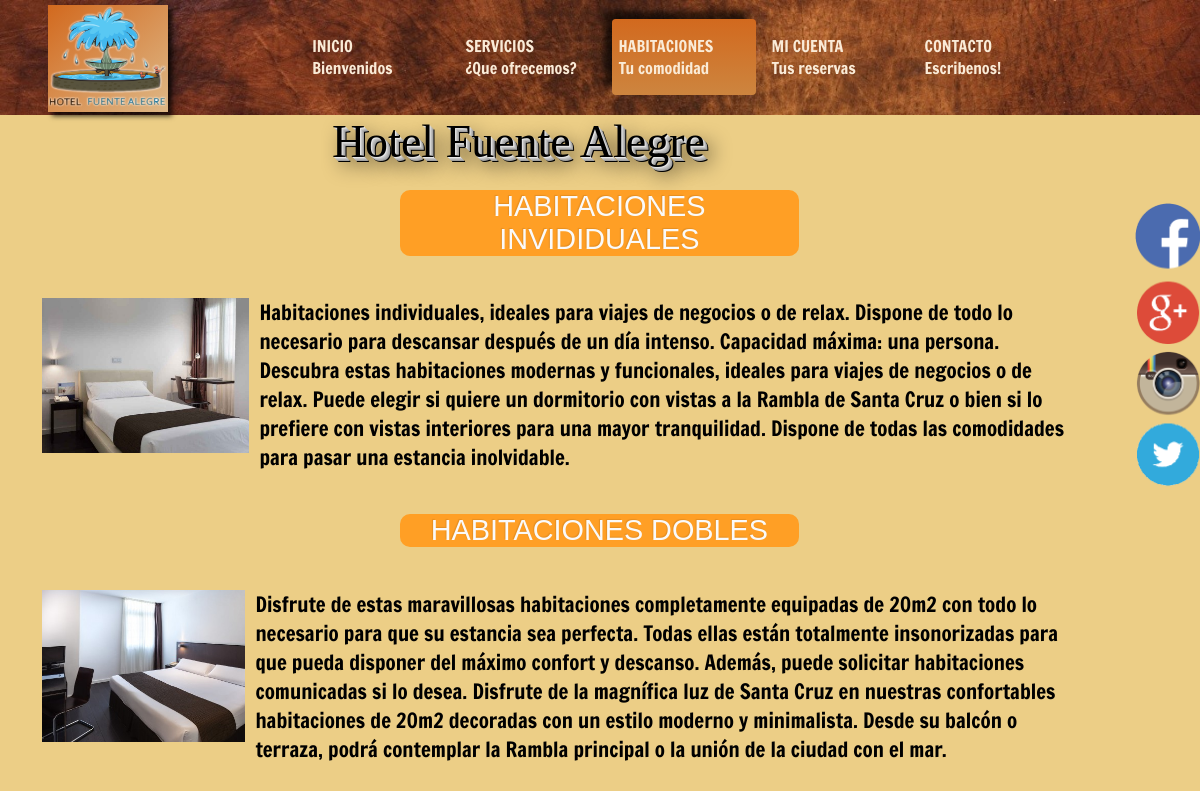
Screenshot of /Controller/usuario/tiposHabitaciones.php with the database file from the repository.
### tables this page shows
CREATE TABLE `imagen` (
  `codImagen` tinytext NOT NULL,
  `ruta` tinytext NOT NULL,
  `nombre` tinytext NOT NULL,
  `estado` tinytext
);

CREATE TABLE `texto` (
  `servicios` text NOT NULL,
  `comedor` text NOT NULL,
  `habIndividual` text NOT NULL,
  `habDoble` text NOT NULL,
  `nombreHotel` tinytext NOT NULL
);

### Controller/usuario/tiposHabitaciones.php (called while the page is built, shortened)
<?php
$conexion = HotelDB::connectDB();
$seleccion = "SELECT habIndividual, habDoble FROM texto";
$consulta = $conexion->query($seleccion);
$texto = $consulta->fetchObject();
require_once '../../Model/datosHotel.php';
$nombreHotel = datosHotel::getNombreDelHotel();
$idImgLogo = "logoHotel";
$logo = datosHotel::getNombreImagen($idImgLogo);
$idImagenSocial = array("facebook", "googlePlus", "instagram", "twitter");
    $estadoImg = array(
        'facebook' => datosHotel::getEstadoImagen($idImagenSocial[0]),
        'googlePlus' => datosHotel::getEstadoImagen($idImagenSocial[1]),
        'instagram' => datosHotel::getEstadoImagen($idImagenSocial[2]),
        'twitter' => datosHotel::getEstadoImagen($idImagenSocial[3]),
    );
    $idImagen2 = array("facebook", "googlePlus", "instagram", "twitter");
    $urlSociales = array(
        'facebook' => datosHotel::getUrlSocial($idImagen2[0]),
        'googlePlus' => datosHotel::getUrlSocial($idImagen2[1]),
        'instagram' => datosHotel::getUrlSocial($idImagen2[2]),
        'twitter' => datosHotel::getUrlSocial($idImagen2[3]),
    );
require_once '../../View/usuario/tiposHabitacionesView.php';

### Model/datosHotel.php (called while the page is built, shortened)
<?php
class datosHotel {
    public static function getNombreDelHotel(){
        $conexion = HotelDB::connectDB();
        $seleccion = "SELECT nombreHotel FROM texto" ;
        $consulta = $conexion->query($seleccion);
        $clientes = $consulta->fetchObject();
        return $clientes;
    }
    public static function getNombreImagen($idImagen){
        $conexion = HotelDB::connectDB();
        $seleccion = "SELECT nombre FROM imagen WHERE codImagen='" . $idImagen ."'";
        $consulta = $conexion->query($seleccion);
        $nombreImg= $consulta->fetchObject();
        return $nombreImg;
    }
    public static function getEstadoImagen($idImagen){
        $conexion = HotelDB::connectDB();
        $seleccion = "SELECT estado FROM imagen WHERE codImagen='" . $idImagen ."'";
        $consulta = $conexion->query($seleccion);
        $estadoImg= $consulta->fetchObject();
        return $estadoImg;
    }
    public static function getUrlSocial($idImagen){
        $conexion = HotelDB::connectDB();
        $seleccion = "SELECT ruta FROM imagen WHERE codImagen='" . $idImagen ."'";
        $consulta = $conexion->query($seleccion);
        $rutas= $consulta->fetchObject();
        return $rutas;
    }
}

### View/usuario/tiposHabitacionesView.php (the view, shortened to what this page needs)
<!DOCTYPE html>
<html lang="es">
    <head>
        <link rel="stylesheet" type="text/css" href="../../View/css/main.css">
        <link rel="stylesheet" type="text/css" href="http://code.ionicframework.com/ionicons/2.0.1/css/ionicons.min.css">
        <link rel="stylesheet" type="text/css" href="https://code.jquery.com/ui/1.12.1/themes/base/jquery-ui.css">
    </head>
    <body class="fondoCuerpo">
        <div class="cabecera">
            <div class="logoCabecera">
                <img src="../../View/img/uploads/<?=$logo->nombre?>" class="imgLogoResponsive">
            </div>
            <div class="flex-container space-between">
                <a href="../index.php" class="flex-item"><p>INICIO <br>Bienvenidos</p></a>
                <a href="servicios.php" class="flex-item"><p>SERVICIOS <br>¿Que ofrecemos?</p></a>
                <a href="tiposHabitaciones.php" class="flex-item seleccionado"><p>HABITACIONES <br>Tu comodidad</p></a>
                <a href="login.php" class="flex-item"><p>MI CUENTA <br>Tus reservas</p></a>
                <a href="contacto.php" class="flex-item"><p>CONTACTO <br>Escribenos!</p></a>
            </div>
        </div>
        <div class="contenedor">
            <div class="contenedorTexto">
                <span class="texto3D"><?= $nombreHotel->nombreHotel?></span>
            </div>
            <div class="redesSociales">
                <ul class="listaSocial">
                <?php
                    if($estadoImg['facebook']->estado == "habilitado"){
                        ?><a href="<?=$urlSociales['facebook']->ruta?>" target="_blank"><li><span id="elemento1"></span></li></a><?php
                    }
                    if($estadoImg['googlePlus']->estado == "habilitado"){
                        ?><a href="<?=$urlSociales['googlePlus']->ruta?>" target="_blank"><li><span id="elemento2"></span></li></a><?php
                    }
                    if($estadoImg['instagram']->estado == "habilitado"){
                        ?><a href="<?=$urlSociales['instagram']->ruta?>" target="_blank"><li><span id="elemento3"></span></li></a><?php
                    }
                    if($estadoImg['twitter']->estado == "habilitado"){
                        ?><a href="<?=$urlSociales['twitter']->ruta?>" target="_blank"><li><span id="elemento4"></span></li></a><?php
                    }
                ?>
              </ul>
            </div>
            <div class="tituloTabla">
                <span class="spanTituloTabla">Habitaciones Invididuales</span>
            </div>
            <div class="textoDescripciones" id="pag2Texto1">
                <?= $texto->habIndividual ?>
            </div>
            <div class="tituloTabla limpiarFloat">
                <span class="spanTituloTabla">Habitaciones Dobles</span>
            </div>
            <div class="limpiarFloat textoDescripciones textoDescripcionesBottom" id="pag2Texto2">
                <?= $texto->habDoble ?>
            </div>
        </div>
    </body>
</html>

### View/css/main.css (style rules this page uses)
body { margin: 0; }
.fondoCuerpo { background-color: #ecce86; }
a:link { text-decoration: none; }
.contenedor { width: 90%; }
.contenedorTexto { text-align: center; margin-right: 4%; margin-bottom: 1%; }
.texto3D { text-shadow: 1px 1px 0px #e6e6e6, 2px 2px 0px #c8c8c8, 3px 3px 0px #b4b4b4, 4px 4px 0px #a0a0a0, 5px 5px 0px black, 8px 8px 20px black; font-size: 46px; }
.redesSociales { width: 51px; float: right; left: 91%; position: fixed; }
#elemento1, #elemento2, #elemento3, #elemento4 { background-image: url("../img/spriteSocial.png"); background-position: 0px 0px; background-repeat: no-repeat; width: 72px; height: 96px; display: inline-block; vertical-align: middle; background-size: 100%; }
#elemento1 { background-position: 0px 5px; height: 82px; }
#elemento2 { background-position: 5px -209px; height: 71px; }
#elemento3 { background-position: 4px -74px; height: 71px; }
#elemento4 { background-position: 5px -142px; height: 71px; }
.listaSocial { list-style: none; }
div.tituloTabla { display: block; width: 37%; margin-left: 37%; margin-top: 2%; margin-bottom: 2%; background-color: #ff9f25; text-align: center; border-radius: 10px; }
.spanTituloTabla { color: #fafafa; font-size: 1.8rem; font-family: helvetica, arial, sans-serif; text-shadow: -1px -1px 1px rgba(0, 0, 0, 0.1); text-transform: uppercase; border-radius: 6px; }
.textoDescripciones { font-family: 'Francois One', sans-serif; font-size: 1.3rem; display: block; overflow: auto; margin-left: 3%; }
.textoDescripcionesBottom { margin-bottom: 5%; }
.limpiarFloat { clear: both; }
a { text-decoration: none; outline: 0; }
.cabecera { width: 100%; height: 115px; background: url("../img/marronHeader.jpg") no-repeat; background-size: 100% auto; }
.logoCabecera { width: 10%; height: auto; margin-left: 4%; margin-top: 0.4%; background: linear-gradient(to bottom right, Chocolate, BurlyWood); box-shadow: 4px 4px 5px 0px rgba(0, 0, 0, 0.75); float: left; }
.imgLogoResponsive { width: 100%; height: auto; }
.flex-container { height: 70px; padding: 5px; margin: auto; display: -webkit-flex; display: -ms-flexbox; display: flex; align-items: flex-end; }
.flex-item { display: inherit; width: 14%; height: auto; margin: 5px; margin-top: 4%; margin-bottom: -20px; border-radius: 4px; }
.seleccionado { background: linear-gradient(Chocolate, Peru); box-shadow: -8px -8px 6px 0px rgba(0, 0, 0, 0.68); }
.flex-item p { width: 100%; -webkit-align-self: center; -ms-flex-item-align: center; align-self: center; margin-left: 6px; font-size: 1rem; font-family: 'Francois One', sans-serif; color: antiquewhite; }
.flex-item p::first-line { font-size: 1rem; }
.flex-container.space-between { -webkit-justify-content: space-between; -ms-flex-pack: justify; justify-content: center; }
#elemento1, #elemento2, #elemento3, #elemento4 { transition: transform 1s; -o-transition: transform 1s; -moz-transition: transform 1s; -webkit-transition: transform 1s; transition-timing-function: linear; -o-transition-timing-function: linear; -moz-transition-timing-function: linear; -webkit-transition-timing-function: linear; }

### rows the page displays
imagen: nombre (picture)
texto: nombreHotel "Hotel Fuente Alegre", habIndividual (picture), habIndividual "Habitaciones individuales, ideales para viajes de negocios o de relax. Dispone de todo lo necesario para descansar después de un día intenso. Capacidad máxima: una persona. Descubra estas habitaciones modernas y funcionales, ideales para viajes de negocios o de relax. Puede elegir si quiere un dormitorio con vistas a la Rambla de Santa Cruz o bien si lo prefiere con vistas interiores para una mayor tranquilidad. Dispone de todas las comodidades para pasar una estancia inolvidable.", habDoble (picture), habDoble "Disfrute de estas maravillosas habitaciones completamente equipadas de 20m2 con todo lo necesario para que su estancia sea perfecta. Todas ellas están totalmente insonorizadas para que pueda disponer del máximo confort y descanso. Además, puede solicitar habitaciones comunicadas si lo desea. Disfrute de la magnífica luz de Santa Cruz en nuestras confortables habitaciones de 20m2 decoradas con un estilo moderno y minimalista. Desde su balcón o terraza, podrá contemplar la Rambla principal o la unión de la ciudad con el mar."
